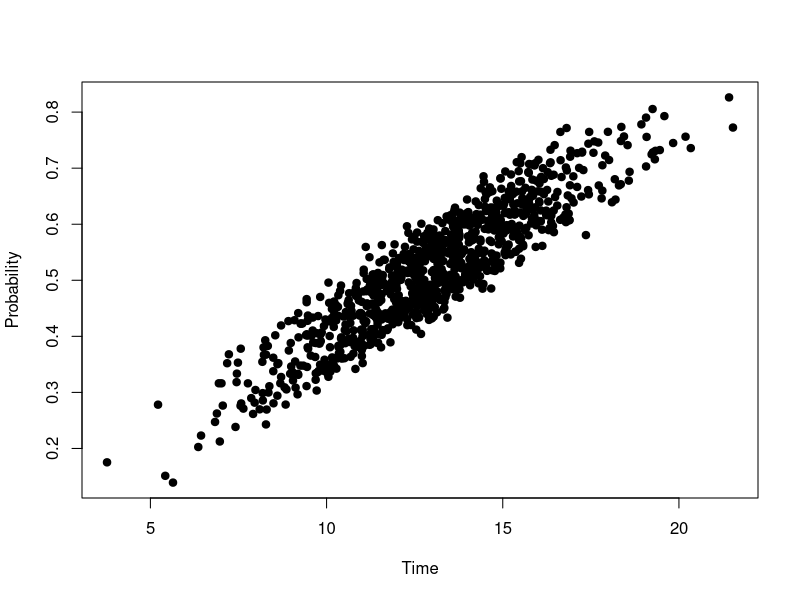
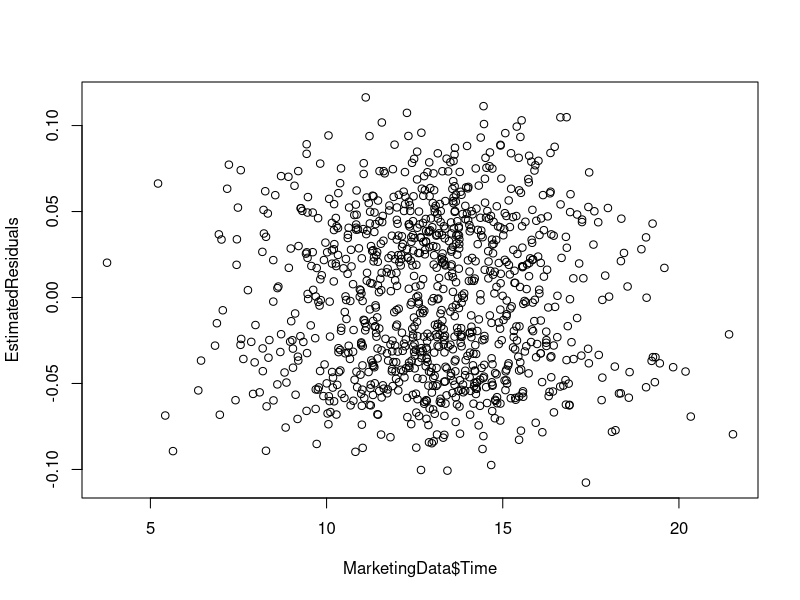
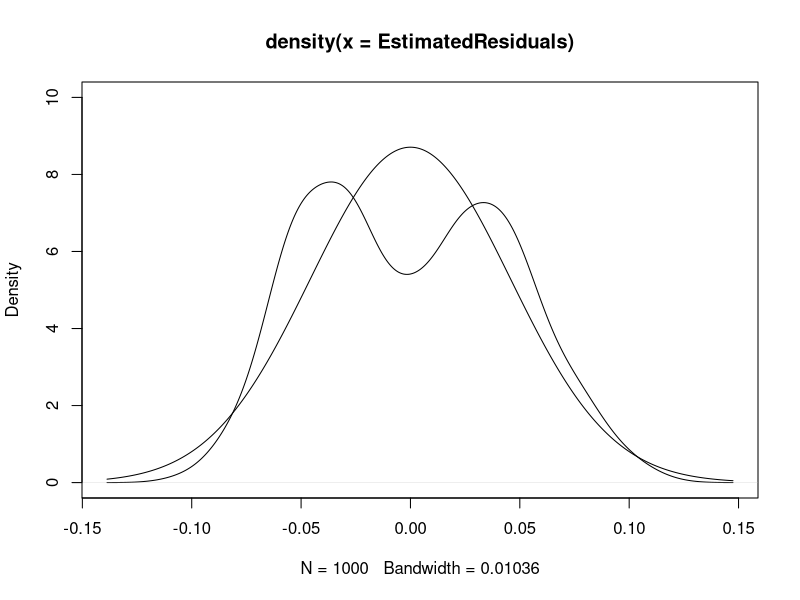

Write R code to recreate these figures, in order.
## ---- chunk 1
MarketingData<-read.csv(file="MarketingExperiment.csv",header=TRUE,sep=",")
MarketingData<-as.data.frame(MarketingData)
MarketingData[1:10,]
## ---- chunk 2
plot(MarketingData$Time,MarketingData$Probability, type="p",pch=19,xlab="Time",ylab="Probability")
## ---- chunk 3
summary(MarketingData.EstimatedLinearModel<-lm(Probability~Time,data=MarketingData))
print(names(MarketingData.EstimatedLinearModel))
print(MarketingData.EstimatedLinearModel$coefficients)
## ---- chunk 4
EstimatedResiduals<-MarketingData.EstimatedLinearModel$residuals
plot(MarketingData$Time,EstimatedResiduals)
## ---- chunk 5
Probability.Density.Residuals<-density(EstimatedResiduals)
plot(Probability.Density.Residuals,ylim=c(0,10))
lines(Probability.Density.Residuals$x,dnorm(Probability.Density.Residuals$x,mean=mean(EstimatedResiduals),sd=sd(EstimatedResiduals)))
## ---- chunk 6
summary(MarketingData.LinearModel.Gender<-lm(Probability~Time+Gender,data=MarketingData))
summary(MarketingData.EstimatedLinearModel)
## ---- chunk 7
library(lme4)
MarketingData.Time.Random.Effect<-lmer(Time~1+(1|Gender),data=MarketingData)
summary(MarketingData.Time.Random.Effect)
## ---- chunk 8
summary(MarketingData.Time.Random.Effect)$coefficients
## ---- chunk 9
summary(MarketingData.Time.Random.Effect)$sigma
## ---- chunk 10
summary(Marketing.Data.Random.Effect<-lmer(Probability ~ Time + (1 | Gender), data=MarketingData))
